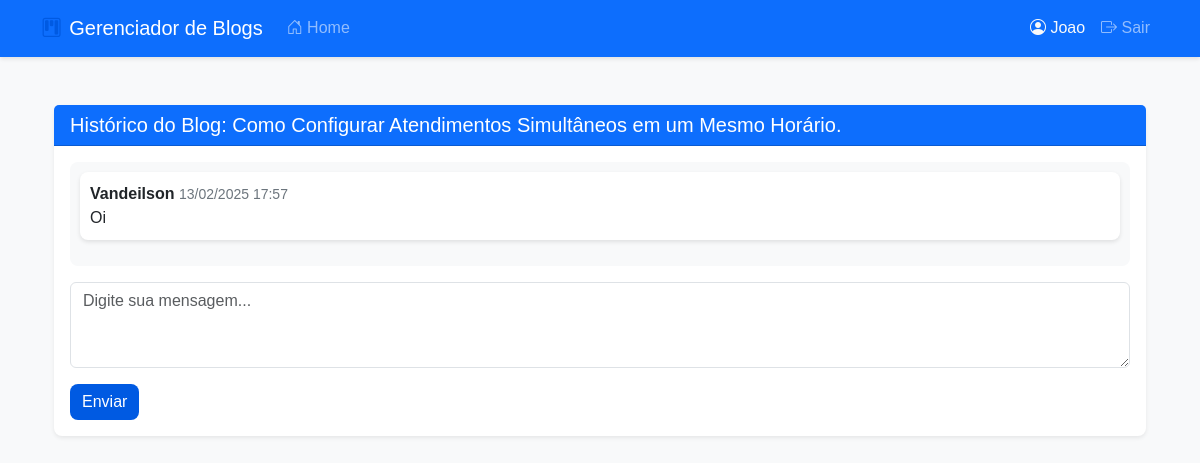
Page /task/23/chat (signed in) on the committed database.
### app.py (models this page shows)
class Task(db.Model):
    id = db.Column(db.Integer, primary_key=True)
    title = db.Column(db.String(200), nullable=False)
    status = db.Column(db.String(20), default='pending')
    priority = db.Column(db.Integer, default=3)
    deadline = db.Column(db.DateTime)
    created_at = db.Column(db.DateTime, default=datetime.utcnow)
    updated_at = db.Column(db.DateTime, default=datetime.utcnow, onupdate=datetime.utcnow)
    assigned_to = db.Column(db.Integer, db.ForeignKey('user.id'))
    url = db.Column(db.String(500))
    is_active = db.Column(db.Boolean, default=True)
    comments = db.relationship('TaskComment', backref='task', lazy=True, order_by='TaskComment.created_at')

class TaskComment(db.Model):
    id = db.Column(db.Integer, primary_key=True)
    task_id = db.Column(db.Integer, db.ForeignKey('task.id'), nullable=False)
    user_id = db.Column(db.Integer, db.ForeignKey('user.id'), nullable=False)
    message = db.Column(db.Text, nullable=False)
    created_at = db.Column(db.DateTime, default=lambda: datetime.now(brasilia_tz))

class User(db.Model):
    id = db.Column(db.Integer, primary_key=True)
    username = db.Column(db.String(80), unique=True, nullable=False)
    password = db.Column(db.String(120), nullable=False)
    role = db.Column(db.String(20), nullable=False, default='reviewer')
    tasks = db.relationship('Task', backref='assignee', lazy=True)
    comments = db.relationship('TaskComment', backref='user', lazy=True)

### app.py (the view)
@app.route('/task/<int:task_id>/chat')
@login_required
def task_chat(task_id):
    task = Task.query.get_or_404(task_id)
    comments = TaskComment.query.filter_by(task_id=task.id).order_by(TaskComment.created_at.asc()).all()
    return render_template('chat.html', task=task, comments=comments)

### app.py (called while the page is built)
def login_required(f):
    @wraps(f)
    def decorated_function(*args, **kwargs):
        if 'user_id' not in session:
            return redirect(url_for('login'))
        return f(*args, **kwargs)
    return decorated_function

### templates/chat.html (shortened to what this page needs)
{% extends "base.html" %}
{% block content %}
<div class="container mt-4">
    <div class="card">
        <div class="card-header bg-primary text-white">
            <h5 class="mb-0">Histórico do Blog: {{ task.title }}</h5>
        </div>
        <div class="card-body">
            <div id="chatHistory" class="mb-3" style="max-height: 400px; overflow-y: auto;">
                {% for comment in comments %}
                <div class="mb-3">
                    <strong>{{ comment.user.username }}</strong>
                    <small class="text-muted">{{ comment.created_at.strftime('%d/%m/%Y %H:%M') }}</small>
                    <p class="mb-0">{{ comment.message }}</p>
                </div>
                {% endfor %}
            </div>
            <form id="chatForm">
                <div class="mb-3">
                    <textarea class="form-control" id="messageInput" rows="3" placeholder="Digite sua mensagem..."></textarea>
                </div>
                <button type="submit" class="btn btn-primary">Enviar</button>
            </form>
        </div>
    </div>
</div>
{% endblock %}

### static/css/style.css (style rules this page uses)
:root { --primary-color: #005ae2; --secondary-color: #6c757d; --success-color: #198754; --danger-color: #dc3545; --warning-color: #ffc107; --info-color: #0dcaf0; --light-color: #f8f9fa; --dark-color: #343a40; --border-radius: 8px; --transition-speed: 0.3s; }
body { min-height: 100vh; display: flex; flex-direction: column; background-color: var(--light-color); color: var(--dark-color); font-family: 'Arial', sans-serif; }
.card { border: none; box-shadow: 0 0.125rem 0.25rem rgba(0, 0, 0, 0.075); transition: transform var(--transition-speed) ease-in-out, box-shadow var(--transition-speed) ease-in-out; border-radius: var(--border-radius); }
.card-header { background-color: var(--primary-color); color: white; border-radius: var(--border-radius) var(--border-radius) 0 0; }
.btn { border-radius: var(--border-radius); transition: all var(--transition-speed) ease-in-out; }
.btn-primary { background-color: var(--primary-color); border: none; }
#chatHistory { background-color: var(--light-color); border-radius: var(--border-radius); padding: 10px; max-height: 200px; overflow-y: auto; }
#chatHistory div { background-color: white; padding: 10px; border-radius: var(--border-radius); margin-bottom: 10px; box-shadow: 0 2px 4px rgba(0, 0, 0, 0.1); }
#chatHistory { background-color: var(--light-color); border-radius: var(--border-radius); padding: 10px; max-height: 400px; overflow-y: auto; }
#chatHistory .text-muted { color: var(--secondary-color) !important; }

### rows in the picture
Task: title "Como Configurar Atendimentos Simultâneos em um Mesmo Horário."
TaskComment: user.username "Vandeilson", created_at "13/02/2025 17:57", message "Oi"

### other values in the picture
{{ session.get('username') }} "Joao"
